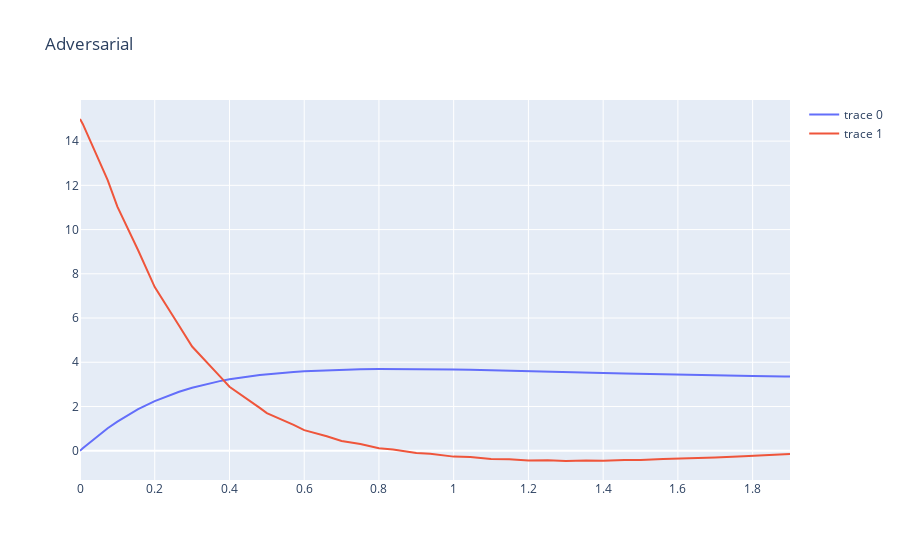

Source (notebook cell):
### Code cell
ctrl = controllers.get_limited_lookahead_controller(get_value_function(online_horizon)[0], vf_approx_adv)
x_traj_sim, t_traj_sim = controllers.sim_ctrl(x0, vf.u_dim[0], sys.dx, ctrl, .1, 20)
controllers.plot_sim(t_traj_sim, x_traj_sim, "Adversarial").show()
